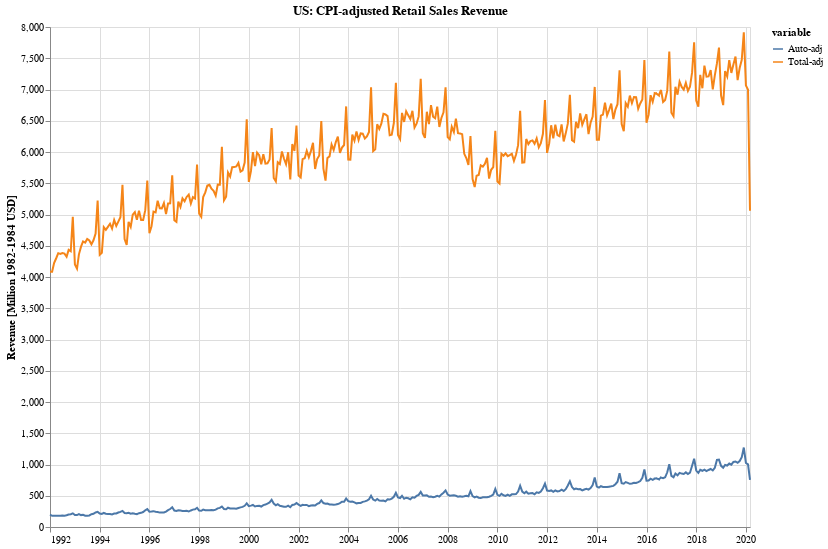

Notebook code cell kept with this figure:
### Markdown cell above
### How do the above trends look when adjusting for inflation (CPI)?

### Code cell
toInclude = [
    'Retail sales, total',
    'Retail sales, total (excl. motor vehicle and parts dealers)',
    'Nonstore retailers',
    'Furniture, home furn, electronics, and appliance stores'
]

tmp = df_combined[toInclude].copy()
tmp.columns = ['Retail sales, total', 'Retail sales excluding motor vehicles',
               'Nonstore retailers', 'Furniture, home furn, electronics, and appliance stores']

tmp['Retail sales, motor vehicles and parts'] = tmp['Retail sales, total'] - tmp['Retail sales excluding motor vehicles']
tmp = tmp.join(df_cpi['CWUR0000SA0'])
tmp.columns = ['Retail Total', 'Retail Excluding Motor Vehicles', 'Retail Motor Vehicles',
               'Nonstore retailers', 'Furniture, home furn, electronics, and appliance stores', 'CPI']

tmp['Total-adj'] = tmp['Retail Total'] / tmp['CPI']
tmp['Auto-adj'] = tmp['Retail Motor Vehicles'] / tmp['CPI']
tmp['Nonstore retailers'] = tmp['Nonstore retailers'] / tmp['CPI']
tmp['Furniture, home furn, electronics, and appliance stores'] = tmp['Furniture, home furn, electronics, and appliance stores'] / tmp['CPI']


chartable = tmp.reset_index()[['index', 'Total-adj', 'Auto-adj']].melt(id_vars='index')

alt.Chart(chartable).mark_line().encode(
    alt.X('index:T', axis=alt.Axis(title='')),
    alt.Y('value:Q', axis=alt.Axis(title='Revenue [Million 1982-1984 USD]')),
    alt.Color('variable:N'),
    tooltip=[alt.Tooltip('index:T', title='Date'), alt.Tooltip(f'value:Q', title='Revenue [Million $]', format=',.0f')]
).properties(
    title='US: CPI-adjusted Retail Sales Revenue',
    height=500,
    width=700
)

### Figure 1 — Vega-Lite specification as saved in the notebook (floating-point values rounded to 4 significant figures; data arrays with more than 128 entries replaced by an {"elided": "..."} marker saying what was removed)
{"config": {"view": {"continuousWidth": 400, "continuousHeight": 300}}, "data": {"name": "data-966dad45b313cebdb06aa6f985a3d4db"}, "mark": "line", "encoding": {"color": {"type": "nominal", "field": "variable"}, "tooltip": [{"type": "temporal", "field": "index", "title": "Date"}, {"type": "quantitative", "field": "value", "format": ",.0f", "title": "Revenue [Million $]"}], "x": {"type": "temporal", "axis": {"title": ""}, "field": "index"}, "y": {"type": "quantitative", "axis": {"title": "Revenue [Million 1982-1984 USD]"}, "field": "value"}}, "height": 500, "title": "US: CPI-adjusted Retail Sales Revenue", "width": 700, "$schema": "https://vega.github.io/schema/vega-lite/v4.0.2.json", "datasets": {"data-966dad45b313cebdb06aa6f985a3d4db": {"elided": "686 records"}}}
